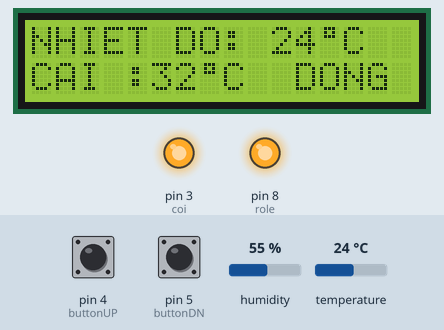
Bench run of a sketch on a simulated Arduino Uno, built with avr-gcc and run on an emulated ATmega328P. On the bench: 16×2 character LCD, output pins drawn as LEDs (lit = HIGH). Dashed ring = blinking. Inputs (shaded band) come from the test bench; at power-on: temperature 24 °C, pin 4 (buttonUP) HIGH, pin 5 (buttonDN) HIGH, humidity 55 %. What the sketch prints to the serial monitor is not drawn.

Above: at 1.2 s.
1.3 s: temperature set to 33 °C
At 3.6 s:
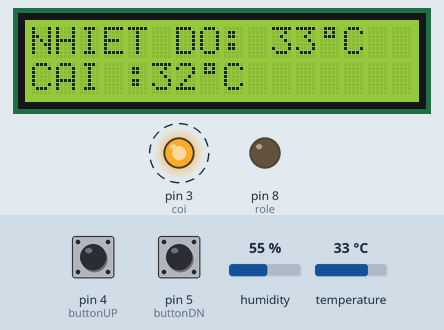
5.4 s: pin 4 (buttonUP) pulled LOW for 3.2 s
At 9.8 s:
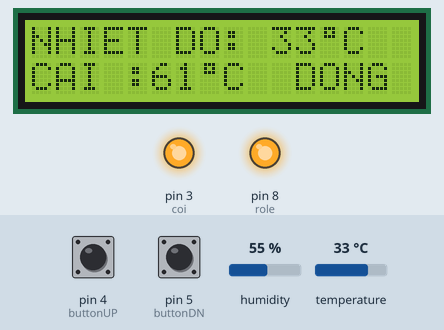
14.7 s: pin 5 (buttonDN) pulled LOW for 3.2 s
At 18.5 s:
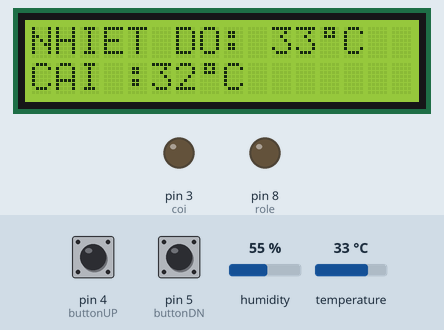
19.4 s: temperature set to 12 °C
At 20.0 s:
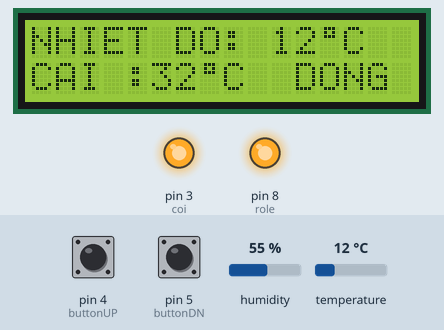
21.1 s: pin 4 (buttonUP) pulled LOW for 0.15 s
At 21.9 s:
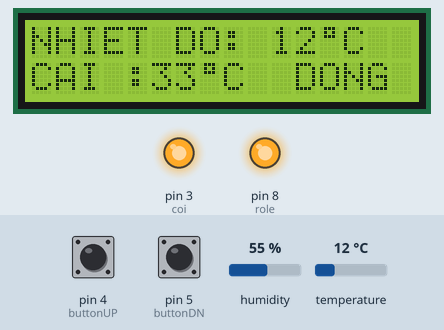
27.3 s: pin 5 (buttonDN) pulled LOW for 1 s
At 29.7 s:
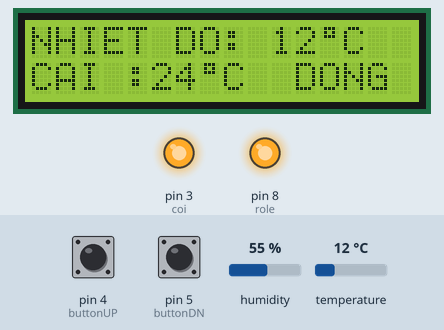
Timing chart, 0 to 31.2 s (numbered marks = the images above; inputs shaded):
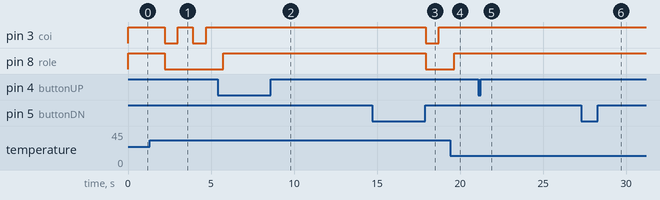

Measured:
- after the input at 1.3 s, pin 3 (coi): alternates HIGH for 0.91 s and LOW for 0.80 s, starting after 0.90 s; pin 8 (role): HIGH → LOW after 0.90 s; the display: changes after 0.90 s (image 1)
- after the input at 5.4 s, pin 3 (coi): stops changing and stays HIGH; pin 8 (role): LOW → HIGH after 0.34 s; the display: first differs from a run without the input after 0.23 s (image 2 shows a later state)
- after the input at 14.7 s, pin 3 (coi): HIGH → LOW after 3.2 s, → HIGH 0.80 s later; pin 8 (role): HIGH → LOW after 3.2 s; the display: first changes after 0.20 s (image 3 shows a later state)
- after the input at 19.4 s, pin 3 (coi): stays HIGH (without the input it goes to LOW after 0.26 s); pin 8 (role): LOW → HIGH after 0.26 s; the display: first differs from a run without the input after 0.26 s (image 4)
- after the input at 21.1 s, the display: changes after 0.18 s (image 5)
- after the input at 27.3 s, the display: first changes after 0.20 s (image 6 shows a later state)
- what the display in image 1 shows lasts 1.6 s, from 2.2 s to 3.8 s

The sketch:

CodeArduino.ino
```cpp
#include <DHT.h>
#include <Wire.h>
#include <LiquidCrystal_I2C.h> // Thư viện i2c cho lcd
LiquidCrystal_I2C lcd(0x27,16,2); //đại chỉ i2c 0x27
unsigned long time1 = 0;
const int DHTPIN = A0;
const int DHTTYPE = DHT11;
DHT dht(DHTPIN, DHTTYPE);

float t =0;
double Temp = 0;
#define minTempC 0   // about 109F
#define maxTempC 150  // about 183F
#define startTempC 32   // giá trị nhiệt độ cài ban đầu
float setTempC;
#define buttonDN 5 // chân nút nhấn 1 nối chân số 4
#define buttonUP 4 // chân nút nhấn 2 nối chân số 5
#define role 8    // chân relay nối chân số 8
#define coi 3
byte degree[8] = { // dòng này để hiển thị kí tự độ C
  0B01110,
  0B01010,
  0B01110,
  0B00000,
  0B00000,
  0B00000,
  0B00000,
  0B00000
};

void setup()
{

  Serial.begin(9600);
  pinMode( DHTPIN,INPUT_PULLUP);
  pinMode(buttonDN, INPUT_PULLUP);
  pinMode(buttonUP, INPUT_PULLUP);
  pinMode(role, OUTPUT);//KICH ROLAY CHAN
  digitalWrite(role,HIGH);
  pinMode(coi, OUTPUT);//coi bao
  digitalWrite(coi,HIGH);
  setTempC = startTempC;
}

void loop()
{
 setTemperature();
  displayLCD();
  setHeater();
}


void displayLCD(){
  t = dht.readTemperature();
  dht.begin();
  lcd.begin();
  lcd.backlight();// bạt tắt màn hình LCD
  lcd.clear();
  lcd.home ();
  Serial.print("C = ");
  Serial.println(Temp);

  lcd.setCursor(0,0);
  lcd.print("NHIET DO: ");
  lcd.setCursor(10,0);
  lcd.print(round(t));
  lcd.print("");
  lcd.write(1);
  lcd.print("C");

  lcd.setCursor(0,1);
  lcd.print("CAI : ");
  lcd.setCursor(5,1);
  lcd.print(round(setTempC));
  lcd.print("");
  lcd.write(1);
  lcd.print("C");
  lcd.createChar(1, degree);

}

void setTemperature()
{
        if (digitalRead(buttonDN)== HIGH){ // Trường hợp nút nhấn được nhấn
                        setTempC++;  //  tăng giá trị cài lên 1 đơn vị
      if(setTempC < minTempC)
      setTempC = minTempC;

    }
    if (digitalRead(buttonUP)==HIGH){
                        setTempC--;//  giảm giá trị cài lên 1 đơn vị
      if(setTempC > maxTempC)
      setTempC = maxTempC;

    }
  }

  void setHeater()

{

     if ((setTempC) > (t + 0.5 )) {
                 digitalWrite(role, HIGH);
                 lcd.setCursor(11,1);
                 lcd.print("DONG");
                 //delay(10000);

               }
           else  if ((setTempC) <= (t - 0.5)){
                 digitalWrite(role, LOW);
                 //digitalWrite(coi, LOW);
                 beep();
                 lcd.setCursor(11,1);
                 lcd.print(" MO");
               //  delay(10000);

       }
}

void beep() { // còi kêu khi nhiệt độ cài nhỏ hơn nhiệt độ hiện tại

            digitalWrite(coi, LOW);
            delay(800);
            digitalWrite(coi, HIGH);
            delay(800);
  }
```
